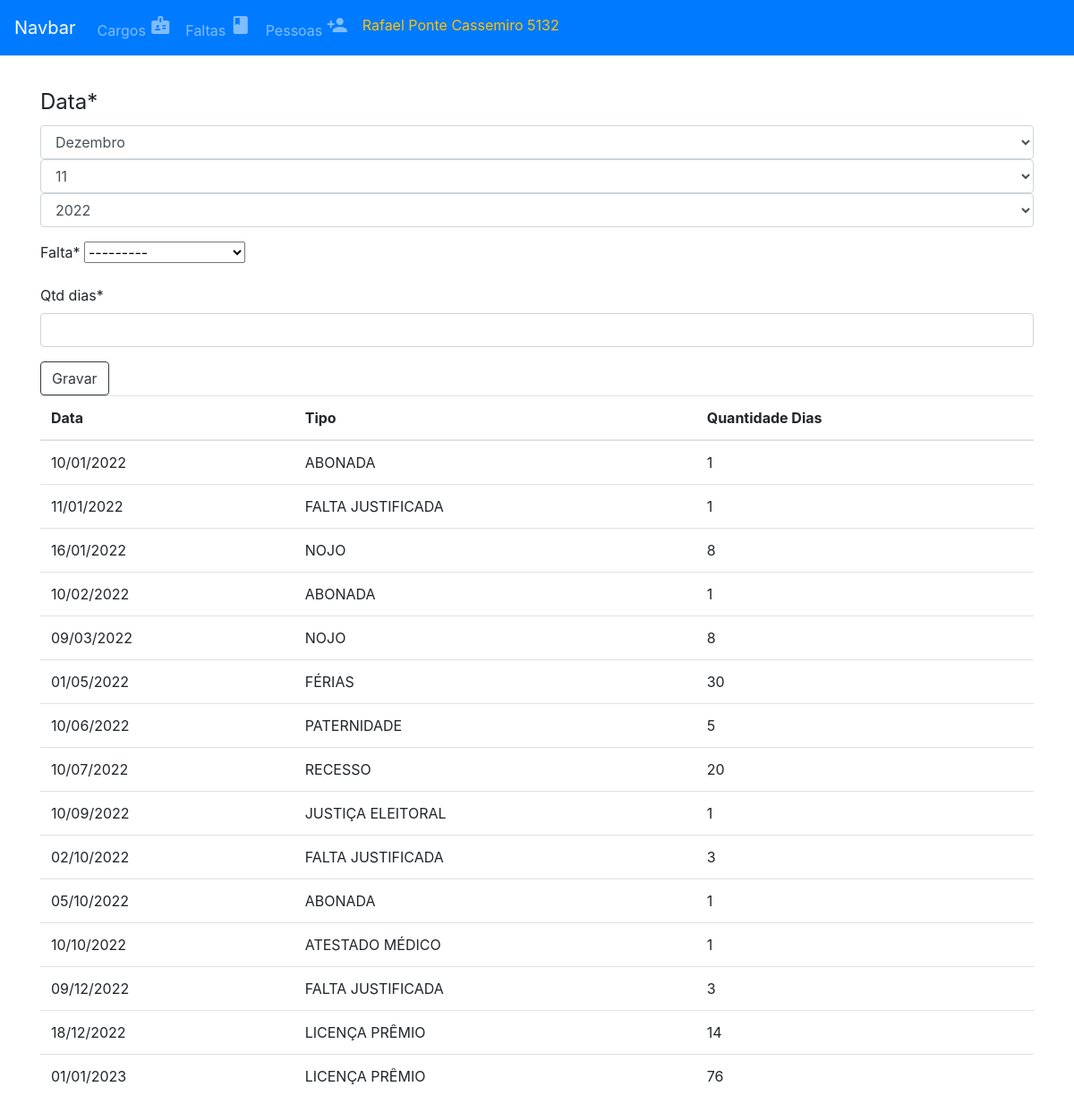
/pessoas/5132/faltas, run on an earlier commit of the app's database.
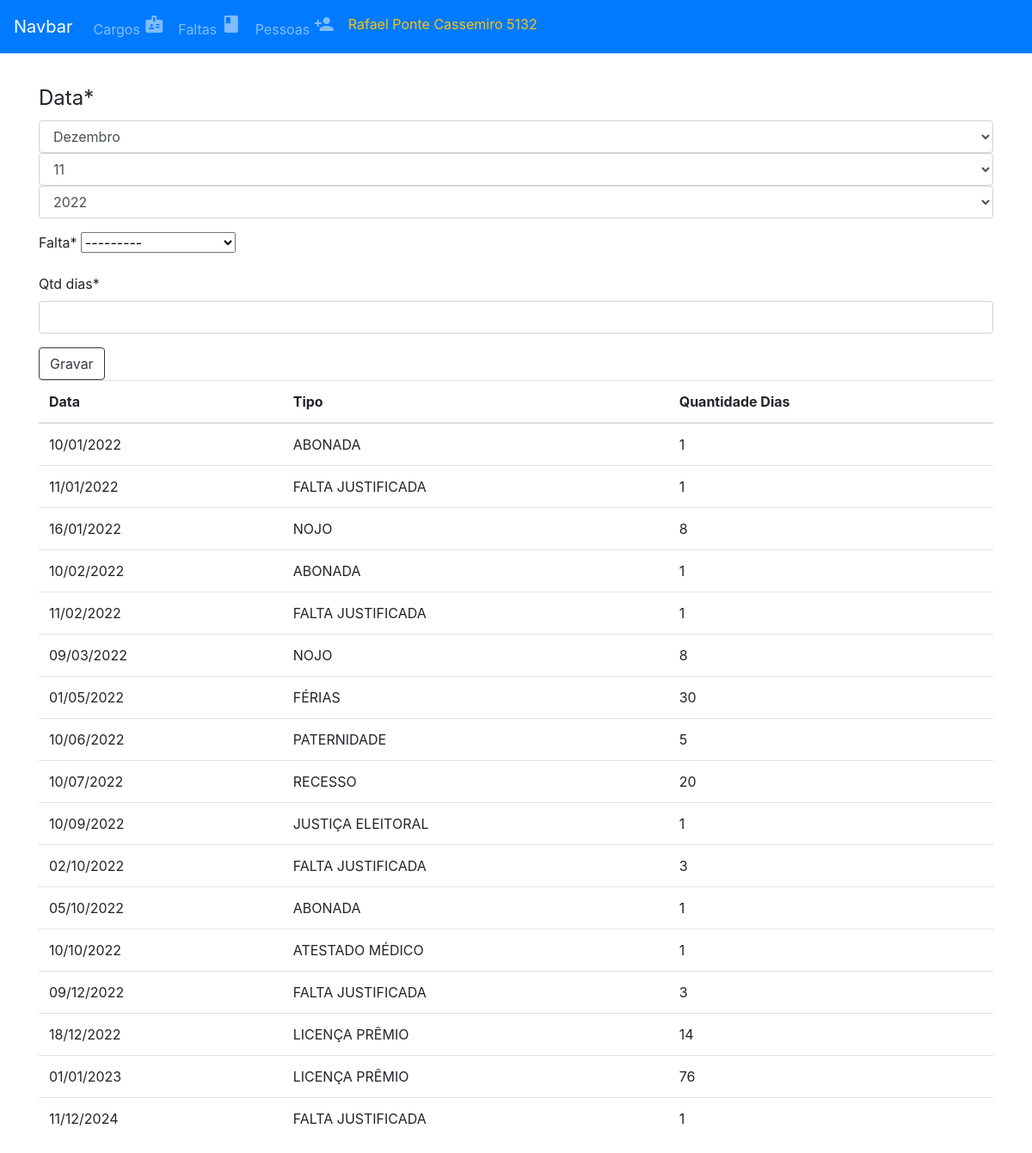
And on a later commit of the database.
### app_ficha_cem/models.py (models this page shows, shortened)
class Faltas_Pessoas(models.Model):
    pessoa = models.ForeignKey(Pessoas, on_delete=models.CASCADE)
    data = models.DateField(default=now)
    falta = models.ForeignKey(Faltas, on_delete=models.CASCADE)
    qtd_dias = models.IntegerField(default=1)
    class Meta:
        unique_together=('pessoa','data')

### app_falta/models.py (models this page shows)
class Faltas(models.Model):
    tipo = models.CharField(max_length=3)
    descricao =  models.CharField(max_length=30)
    def __str__(self):
        return f'{self.descricao}'

### app_ficha_cem/views.py (the view)
# urls.py: path('pessoas/<str:pessoa_id>/faltas', pessoas_faltas, name="lancarfalta" ),
def pessoas_faltas(request, pessoa_id):
    pessoa = Pessoas.objects.get(pk=pessoa_id)
    pessoa_falta = Faltas_Pessoas.objects.filter(pessoa=pessoa).order_by('data')[:30]
    admissao = pessoa.admissao
    data_lancamento = 0
    if request.method == 'POST':
        form = formularioLF(request.POST)
        qtd_dias = int(form.data['qtd_dias'])
        data_lancamento = form['data'].value()
        falta = Faltas.objects.get(pk=form['falta'].value())
        data_lancamento = datetime.strptime(data_lancamento, '%Y-%m-%d').date()
        dia_mes_ano = gerar_lancamento_em_memoria(data_lancamento,qtd_dias)
        if form.is_valid() and data_lancamento > admissao and lancar_falta(data_lancamento, qtd_dias ,pessoa_id):
            for k in dia_mes_ano.keys():
                qtd_dias = len(dia_mes_ano[k]) # quantos dias existem dentro da chave ano
                data_lancamento = dia_mes_ano[k][0] # pega o primeiro dia do lançamento e depois o primeiro dia do ano
                novoObj = Faltas_Pessoas(pessoa=pessoa,data=data_lancamento,qtd_dias=qtd_dias,falta=falta)
                novoObj.save()
            messages.success(request,"Falta registrada!")
            return redirect('lancarfalta',pessoa_id)
        else:
            messages.error(request,"Não foi possível registrar a falta! Pode existir conflito de datas!",'danger')
    else:
        form = formularioLF(initial={'pessoa':pessoa})
    return render(request,'template/lancar_falta.html', {'form':form, 'pessoa':pessoa, 'faltas':pessoa_falta})

### app_ficha_cem/forms.py
class formularioLF(forms.ModelForm):
    pessoa = forms.ModelChoiceField(queryset=Pessoas.objects.all(),
                                      widget=forms.HiddenInput())
    data =  forms.DateField(initial=now,
    widget=SelectDateWidget(months={1:'Janeiro',
                                    2:'Fevereiro',
                                    3:'Março', 4: 'Abril', 5:'Maio', 6:'Junho',
                                    7:'Julho', 8:'Agosto', 9:'Setembro', 10:'Outubro',
                                    11:'Novembro', 12:'Dezembro'}, )
                                   )
    qtd_dias = forms.IntegerField()
    class Meta:
        model = Faltas_Pessoas
        fields = ['data','falta','pessoa','qtd_dias']

### template/lancar_falta.html (shortened to what this page needs)
{% extends 'template/menu.html'%}
{% load crispy_forms_tags %}
{% block content %}
<form method="POST">
    {{ form|crispy }}
    <div clas="form-group">
        <button class="btn btn-outline-dark">Gravar</button>
    </div>
</form>
<table class="table table-hover">
    <thead>
        <tr>
            <th scope="col">Data</th>
            <th scope="col">Tipo</th>
            <th scope="col">Quantidade Dias</th>
        </tr>
    </thead>
    <tbody>
        {% for falta in faltas %}
        <tr>
            <td>
                {{ falta.data|date:"d/m/Y" }}
            </td>
            <td>
                {{falta.falta}}
            </td>
            <td>
                {{falta.qtd_dias}}
            </td>
        </tr>
        {% endfor %}
    </tbody>
</table>
{% endblock content %}

What changed in the data, as far as the page shows it:
added Faltas_Pessoas: data "11/02/2022", falta "FALTA JUSTIFICADA", qtd_dias "1"
added Faltas_Pessoas: data "11/12/2024", falta "FALTA JUSTIFICADA", qtd_dias "1"
